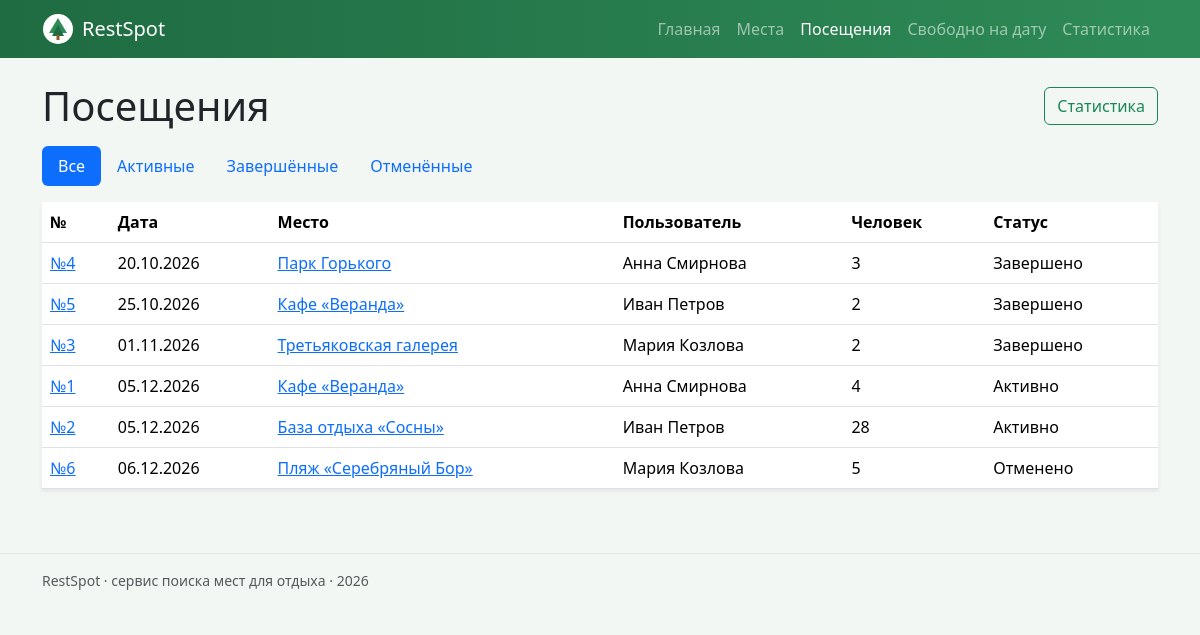
Screenshot of /visits/ with the database file from the repository.
### visits/views.py (the view)
# urls.py: path('', views.visit_list, name='list'),
def visit_list(request):
    status = request.GET.get('status', '')
    if status not in dict(STATUS_CHOICES):
        status = ''
    context = {
        'visits': fetch_all(q.VISIT_LIST, {'status': status}),
        'status': status,
        'status_choices': STATUS_CHOICES,
    }
    return render(request, 'visits/visit_list.html', context)

### db/database.py (called while the page is built)
def get_connection(path: Path = DB_PATH) -> sqlite3.Connection:
    conn = sqlite3.connect(path)
    conn.row_factory = sqlite3.Row
    conn.execute("PRAGMA foreign_keys = ON")
    return conn

def _to_dict(row: sqlite3.Row) -> dict:
    data = dict(row)
    if isinstance(data.get("date"), str):
        data["day"] = date.fromisoformat(data["date"])
    return data

def fetch_all(sql: str, params: tuple | dict = ()) -> list[dict]:
    with get_connection() as conn:
        return [_to_dict(row) for row in conn.execute(sql, params)]

### templates/visits/visit_list.html (shortened to what this page needs)
{% extends "base.html" %}
{% block content %}
<div class="d-flex justify-content-between align-items-center mb-3">
  <h1 class="mb-0">Посещения</h1>
  <a class="btn btn-outline-success" href="{% url 'visits:stats' %}">Статистика</a>
</div>
<ul class="nav nav-pills mb-3">
  {% for value, label in status_choices %}
    <li class="nav-item">
      <a class="nav-link {% if value == status %}active{% endif %}"
         href="?status={{ value }}">{{ label }}</a>
    </li>
  {% endfor %}
</ul>
{% if visits %}
<table class="table table-hover bg-white shadow-sm">
  <thead><tr><th>№</th><th>Дата</th><th>Место</th><th>Пользователь</th><th>Человек</th><th>Статус</th></tr></thead>
  <tbody>
  {% for visit in visits %}
    <tr class="{% if visit.status == 'cancelled' %}text-muted{% endif %}">
      <td><a href="{% url 'visits:detail' visit.id %}">№{{ visit.id }}</a></td>
      <td>{{ visit.day|date:"d.m.Y" }}</td>
      <td><a href="{% url 'places:detail' visit.place_id %}">{{ visit.place_name }}</a></td>
      <td>{{ visit.user_name }}</td>
      <td>{{ visit.people }}</td>
      <td>{{ visit.status_label|capfirst }}</td>
    </tr>
  {% endfor %}
  </tbody>
</table>
{% else %}
<p class="text-muted">Посещений нет.</p>
{% endif %}
{% endblock %}

### templates/base.html (shortened to what this page needs)
{% load static %}<!DOCTYPE html>
<html lang="ru">
<head>
  <link rel="stylesheet" href="https://cdn.jsdelivr.net/npm/bootstrap@5.3.3/dist/css/bootstrap.min.css">
  <link rel="stylesheet" href="{% static 'css/style.css' %}">
</head>
<body>
  {% include "includes/navbar.html" %}
  <main class="container py-4">
    {% block content %}{% endblock %}
  </main>
  {% include "includes/footer.html" %}
</body>
</html>

### templates/includes/navbar.html
{% load static %}
<nav class="navbar navbar-expand navbar-dark rs-navbar">
  <div class="container">
    <a class="navbar-brand d-flex align-items-center gap-2" href="{% url 'homepage:index' %}">
      <img src="{% static 'img/logo.svg' %}" alt="Логотип RestSpot" width="32" height="32">
      RestSpot
    </a>
    <div class="navbar-nav">
      <a class="nav-link {% if request.resolver_match.app_name == 'homepage' %}active{% endif %}"
         href="{% url 'homepage:index' %}">Главная</a>
      <a class="nav-link {% if request.resolver_match.app_name == 'places' %}active{% endif %}"
         href="{% url 'places:list' %}">Места</a>
      <a class="nav-link {% if request.resolver_match.app_name == 'visits' %}active{% endif %}"
         href="{% url 'visits:list' %}">Посещения</a>
      <a class="nav-link" href="{% url 'places:free' %}">Свободно на дату</a>
      <a class="nav-link" href="{% url 'visits:stats' %}">Статистика</a>
    </div>
  </div>
</nav>

### templates/includes/footer.html
<footer class="rs-footer py-3 mt-4">
  <div class="container text-muted small">
    RestSpot · сервис поиска мест для отдыха · {% now "Y" %}
  </div>
</footer>

### static/css/style.css (style rules this page uses)
:root { --rs-green: #2e8b57; --rs-green-dark: #1f6b42; --rs-bg: #f2f7f4; }
body { background: var(--rs-bg); }
.rs-navbar { background: linear-gradient(90deg, var(--rs-green-dark), var(--rs-green)); }
.rs-footer { border-top: 1px solid #dfe9e3; }

### rows the page displays
users: id "3", day "01.11.2026", place_name "Третьяковская галерея", user_name "Мария Козлова", people "2", status_label "Завершено"
users: id "1", day "05.12.2026", place_name "Кафе «Веранда»", user_name "Анна Смирнова", people "4", status_label "Активно"
users: id "2", day "05.12.2026", place_name "База отдыха «Сосны»", user_name "Иван Петров", people "28", status_label "Активно"

### other values shown
{{ label }} "Все" "Активные" "Завершённые" "Отменённые"
{{ visit.id }} "4" "5" "6"
{{ visit.day|date:"d.m.Y" }} "20.10.2026" "25.10.2026" "06.12.2026"
{{ visit.place_name }} "Парк Горького" "Кафе «Веранда»" "Пляж «Серебряный Бор»"
{{ visit.user_name }} "Анна Смирнова" "Иван Петров" "Мария Козлова"
{{ visit.people }} "3" "2" "5"
{{ visit.status_label|capfirst }} "Завершено" "Завершено" "Отменено"
